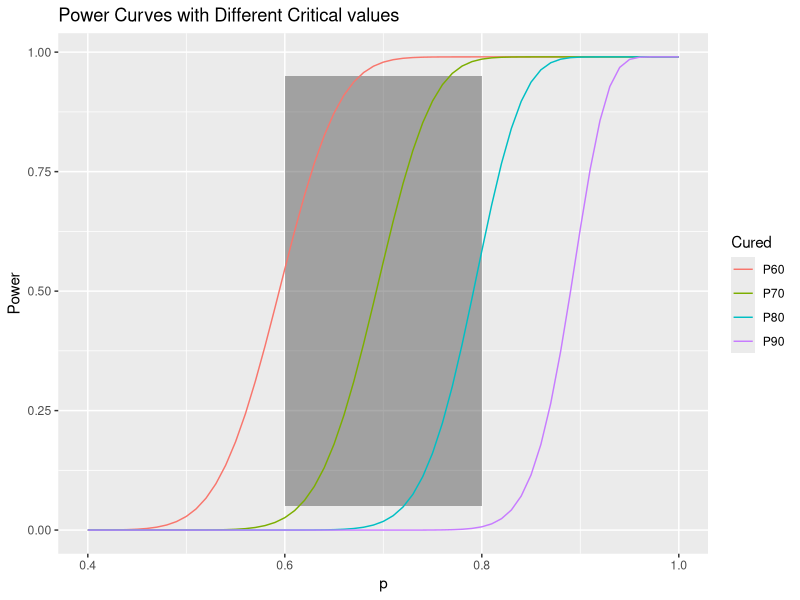
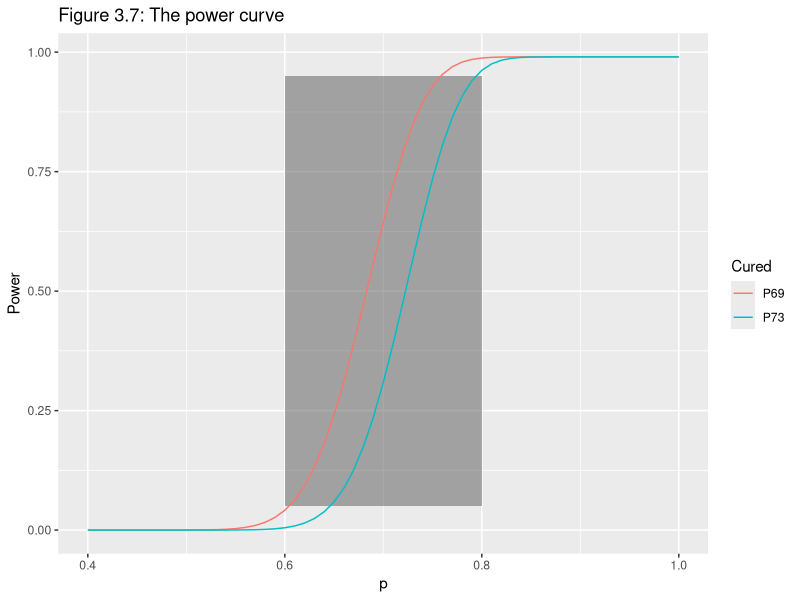

Write R code to recreate these figures, in order.
## ---- chunk 1
knitr::opts_chunk$set(echo = TRUE)
library(ggplot2)
## ---- chunk 2
n=100
m=c(60,70,80,90)
p=seq(0.4,1,0.01)
for (i in m) {
  if (i == m[1]) {
    P=data.frame(p,Cured=paste('P',i,sep=''),Power=cumsum(dbinom(i,n,p)))
  }
  else {
    P=rbind(P,data.frame(p,Cured=paste('P',i,sep=''),Power=cumsum(dbinom(i,n,p))))
  }
}
ggplot2::ggplot()+
  geom_rect(aes(xmin=0.6,xmax=0.8,ymin=0.05,ymax=0.95),alpha=0.5)+
  geom_line(data=P, mapping=aes(x=p, y=Power, colour=Cured))+
  labs(title='Power Curves with Different Critical values')
## ---- chunk 3
n=100
m=c(69,73)
p=seq(0.4,1,0.01)
for (i in m) {
  if (i == m[1]) {
    P=data.frame(p,Cured=paste('P',i,sep=''),Power=cumsum(dbinom(i,n,p)))
  }
  else {
    P=rbind(P,data.frame(p,Cured=paste('P',i,sep=''),Power=cumsum(dbinom(i,n,p))))
  }
}
ggplot2::ggplot()+
  geom_rect(aes(xmin=0.6,xmax=0.8,ymin=0.05,ymax=0.95),alpha=0.5)+
  geom_line(data=P, mapping=aes(x=p, y=Power, colour=Cured))+
  labs(title='Figure 3.7: The power curve')
